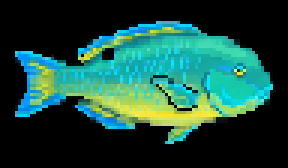
#> input picture fish_tank/assets/side/grouper.png, 96 x 56 px (shown 3 times larger)
$ python -i gen_grouper_swim_cycle.py   (imports and definitions only)
#> lines starting #> are read from the running program, lines starting #| are printed output that depends on the picture; after the words box and inside, x2 and y2 are one past the last pixel; in counts of white or black regions, pixels touching at a corner belong together
#> further down, picture is the input picture: shape (56, 96, 3); mean B, G, R 62.3, 74.3, 27.4
#!/usr/bin/env python3
"""Build 青衣 8-dir × 4-frame swim-cycle sheet from user stills.

Source: qingyi-user-8dir-source.jpg (header + 2×4: N NE E SE / S SW W NW).
Per facing: 4 frames — tail/body sway + pectoral flap (no realtime 3D).

Cutout rules (user feedback 2026-11-01 HK):
  - Remove navy plate / backdrop
  - Remove sheet frame text, direction labels, grid borders
  - Remove soft ground shadow under fish
  - Keep only the fish (transparent PNG); preserve black spot + outline

Output: fish_tank/assets/swim/grouper.png
  layout: columns = dirs (0..7), rows = frames (0..3)
  cell = 120×100

Requires: PySide6, numpy, scipy, Pillow (offline tool only).

Run: python -m fish_tank.tools.gen_grouper_swim_cycle
"""

from __future__ import annotations

import math
import sys
from pathlib import Path
from typing import List, Tuple

import numpy as np
from PIL import Image
from PySide6.QtCore import Qt
from PySide6.QtGui import QColor, QGuiApplication, QImage, QPainter
from scipy import ndimage
from scipy.ndimage import binary_dilation, binary_erosion, binary_fill_holes

ROOT = Path(__file__).resolve().parents[1]
OUT = ROOT / "assets" / "swim" / "grouper.png"
SOURCE_CANDIDATES = [
    Path("/cursor/stores/bc-29e56597-c251-41e3-85ea-3d3b81f1b86a/media/fish-tank-phase1-oblique/qingyi-user-8dir-source.jpg"),
    Path("/cursor/stores/self/media/fish-tank-phase1-oblique/qingyi-user-8dir-source.jpg"),
    ROOT / "assets" / "sources" / "qingyi-user-8dir-source.jpg",
]

CELL_W, CELL_H = 120, 100
DIR_COUNT = 8
FRAME_COUNT = 4
DIRS = ("N", "NE", "E", "SE", "S", "SW", "W", "NW")


# [24 lines left out: functions _find_source, _rgba_to_qimage, _qimage_from_pil, not called in this run]


def _is_fish_core_arr(rgb: np.ndarray) -> np.ndarray:
    r = rgb[:, :, 0].astype(np.float32)
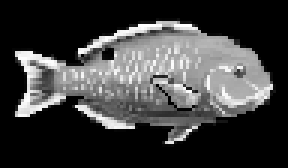
#> r: shape (56, 96) float32 (shown 3 times larger); min 0, max 255, mean 62.3
    g = rgb[:, :, 1].astype(np.float32)
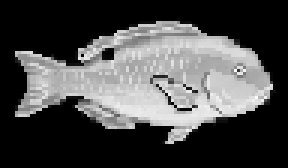
#> g: shape (56, 96) float32 (shown 3 times larger); min 0, max 253, mean 74.3
    b = rgb[:, :, 2].astype(np.float32)
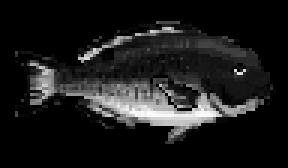
#> b: shape (56, 96) float32 (shown 3 times larger); min 0, max 252, mean 27.4
    br = (r + g + b) / 3.0
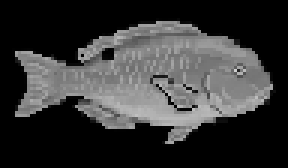
#> br: shape (56, 96) float32 (shown 3 times larger); min 0, max 207.3, mean 54.7
    ch = np.maximum(np.maximum(r, g), b) - np.minimum(np.minimum(r, g), b)
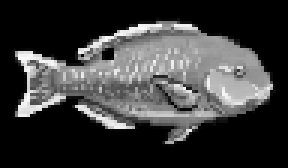
#> ch: shape (56, 96) float32 (shown 3 times larger); min 0, max 251, mean 59.2
    teal = (g > 65) & (b > 55) & ((g + b) > r * 1.35) & (ch > 28)
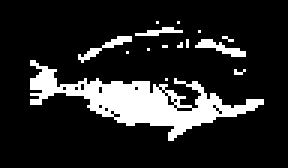
#> teal: shape (56, 96) bool (shown 3 times larger); 15.1% white; 15 white regions (11 under 20 px), largest, box (x1, y1, x2, y2) and area: (10, 20, 88, 47) 682, (65, 13, 82, 19) 42, (26, 12, 44, 21) 40, (45, 9, 61, 12) 24
    yellow = (r > 120) & (g > 100) & (b < 145) & ((r + g) > b * 2.0) & (ch > 30)
#> yellow: shape (56, 96) bool; 28.7% white; 7 white regions (5 under 20 px), largest, box (x1, y1, x2, y2) and area: (5, 7, 91, 39) 1463, (25, 35, 45, 43) 55
    pale = (r > 100) & (g > 110) & (b > 90) & (ch > 25) & (g >= r * 0.85)
#> pale: shape (56, 96) bool; 5.5% white in thin lines or dots, all inside (x1, y1, x2, y2) = (10, 7, 88, 46)
    mid_teal = (g > 90) & (b > 80) & ((g + b) > r * 1.5) & (br > 70) & (ch > 22)
#> mid_teal: shape (56, 96) bool; 12.5% white; 8 white regions (4 under 20 px), largest, box (x1, y1, x2, y2) and area: (20, 27, 86, 47) 526, (10, 21, 19, 35) 77, (26, 12, 44, 21) 34, (45, 9, 61, 12) 22
    return teal | yellow | pale | mid_teal
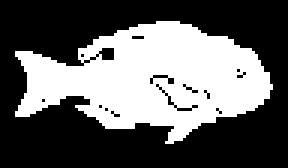
#> returned value: shape (56, 96) bool (shown 3 times larger); 38.4% white; 1 white region, box (x1, y1, x2, y2) and area: (5, 7, 91, 48) 2067


# [17 lines left out: functions _is_plate_arr, _is_label_arr, not called in this run]


def _find_fish_bboxes(rgb: np.ndarray) -> List[Tuple[int, int, int, int]]:
    core = _is_fish_core_arr(rgb)
    labeled, n = ndimage.label(core)
#> n = 1
    if n == 0:
        raise RuntimeError("no fish cores found")
    sizes = ndimage.sum(core, labeled, range(1, n + 1))
#> sizes = [2067]
    order = np.argsort(sizes)[::-1]
#> order = [0]
    fish_ids = []
    for i in order:
        if sizes[i] < 5000:
            break
        fish_ids.append(int(i) + 1)
        if len(fish_ids) >= 8:
            break
#> this loop made 1 pass
#> after the loop, fish_ids = []
    if len(fish_ids) < 8:
#> (the run stopped early here; a loop or call above may not have finished)

$ run again, on fish_tank/assets/side/black_porgy.png
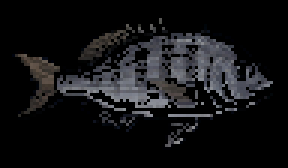
#> input picture fish_tank/assets/side/black_porgy.png, 96 x 56 px (shown 3 times larger)
#> picture is the input picture: shape (56, 96, 3); mean B, G, R 20.4, 18.9, 18.8
#> in _is_fish_core_arr, `ch = np.maximum(np.maximum(r, g), b) - np.minimum(np.minimum(r, g), b)`:
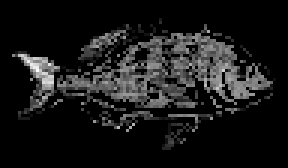
#> ch: shape (56, 96) float32 (shown 3 times larger); min 0, max 27, mean 2.6; drawn with min black and max white
#> teal: shape (56, 96) bool; every value is 0
#> labeled: shape (56, 96) int32; every value is 0
#> n = 0
